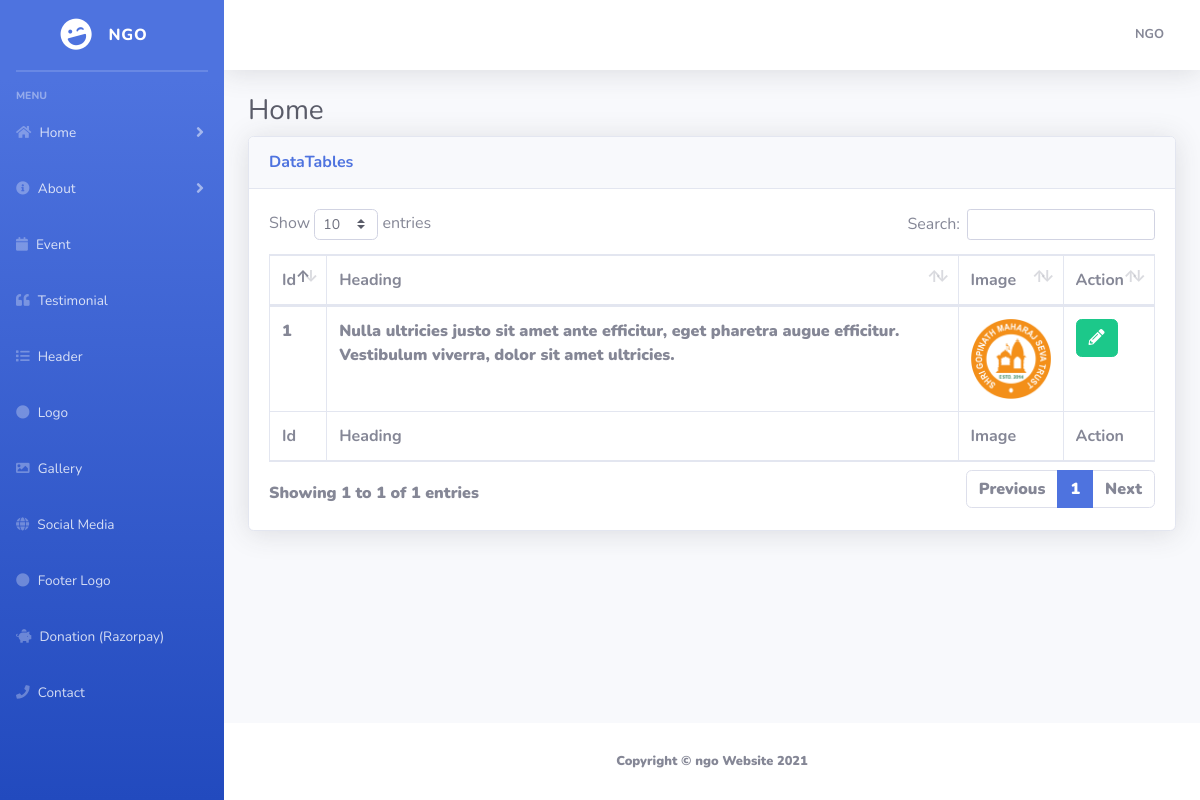
Screenshot of /admin/footer.php (signed in) with the database file from the repository.
### tables this page shows
CREATE TABLE `footer` (
  `id` int(11) NOT NULL,
  `heading` varchar(1000) NOT NULL,
  `image` varchar(1000) NOT NULL
);

### admin/db.php (called while the page is built, shortened)
?><?php
class DBController {
private $host = "localhost";
	private $user = "admin_oxpin";
	private $password = "parthiv99";
	private $database = "admin_oxpin";
	private $conn;
	function __construct() {
		$this->conn = $this->connectDB();
	}
	function connectDB() {
		$conn = mysqli_connect($this->host,$this->user,$this->password,$this->database);
mysqli_set_charset($conn,"utf8");
		return $conn;
	}
	function runQuery($query) {
		$result = mysqli_query($this->conn,$query);
		while($row=mysqli_fetch_assoc($result)) {
			$resultset[] = $row;
		}
		if(!empty($resultset))
			return $resultset;
	}
}
$db_handle = new DBController();
?>

### admin/footer.php (the view, shortened to what this page needs)
<?php
include('header.php');
?>
                <div class="container-fluid">
                    <h1 class="h3 mb-2 text-gray-800">Home</h1>
                    <div class="card shadow mb-4">
                        <div class="card-header py-3">
                            <h6 class="m-0 font-weight-bold text-primary">DataTables</h6>
                        </div>
                        <div class="card-body">
                            <div class="table-responsive">
                                <table class="table table-bordered" id="dataTable" width="100%" cellspacing="0">
                                    <thead>
                                        <tr>
                                            <th>Id</th>
                                            <th>Heading</th>
                                            <th>Image</th>
                                            <th>Action</th>
                                        </tr>
                                    </thead>
                                    <tfoot>
                                        <tr>
                                            <th>Id</th>
                                            <th>Heading</th>
                                            <th>Image</th>
                                            <th>Action</th>
                                        </tr>
                                    </tfoot>
                                    <tbody>
                                    <?php
$result = $db_handle->runQuery("select * from footer ");
foreach($result as $row) { ?>
                    <td ><?php echo $row['id'];?></td>
                    <td ><?php echo $row['heading'];?></td>
					<td><img src="<?php echo $row['image'];?>"style="width:80px;height:80px;"> </td>
                    <td>
                      <a href="footeredit.php?id=<?php echo $row['id']; ?>"> <button class="btn btn-success btn-xs"><i class="fas fa-pencil-alt"></i></button></a>
                    </td>
<?php } ?>
                                        </tbody>
                                </table>
                            </div>
                        </div>
                    </div>
                </div>
            </div>
            <footer class="sticky-footer bg-white">
                <div class="container my-auto">
                    <div class="copyright text-center my-auto">
                        <span>Copyright &copy; ngo Website 2021</span>
                    </div>
                </div>
            </footer>
        </div>
    </div>
</body>
</html>

### rows the page displays
footer: id "1", heading "Nulla ultricies justo sit amet ante efficitur, eget pharetra augue efficitur. Vestibulum viverra, dolor sit amet ultricies.", image (picture)
